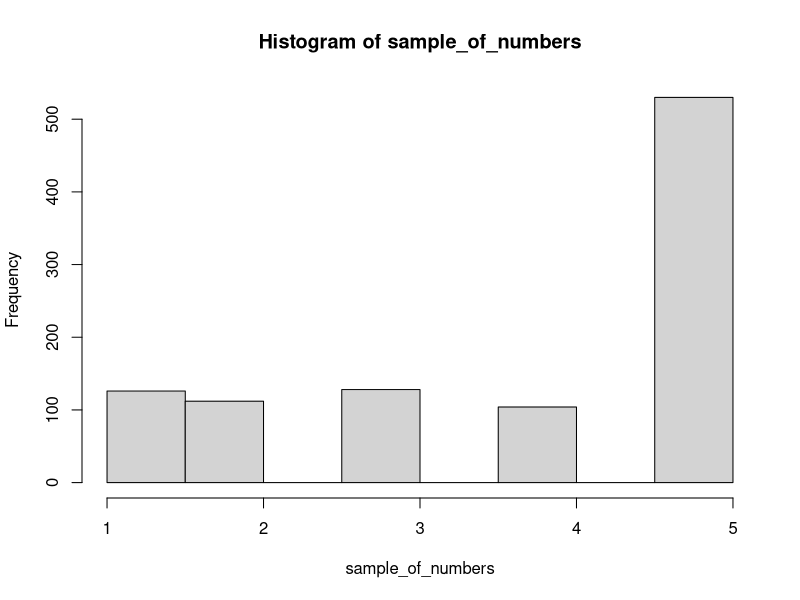
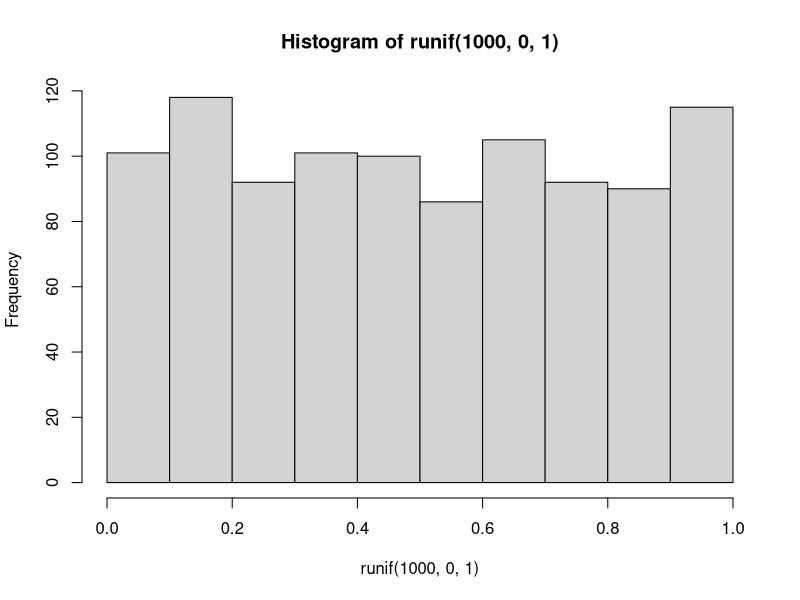
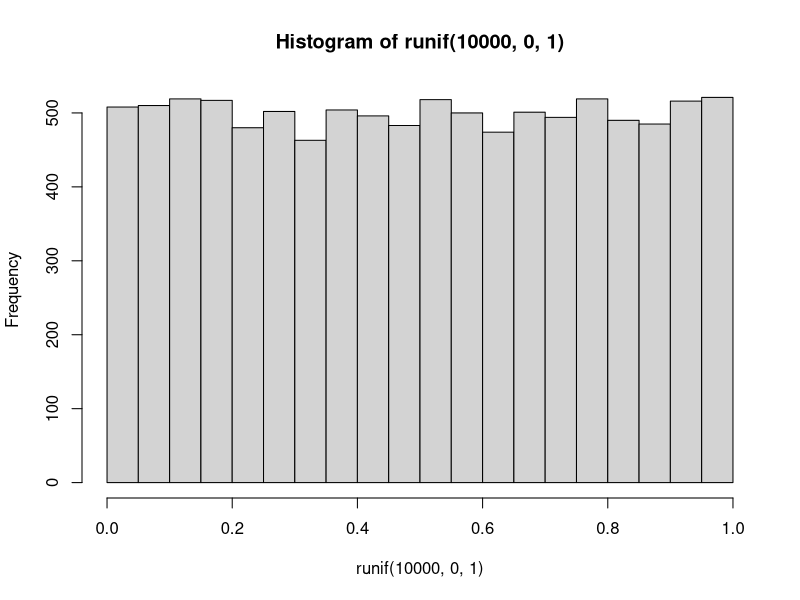
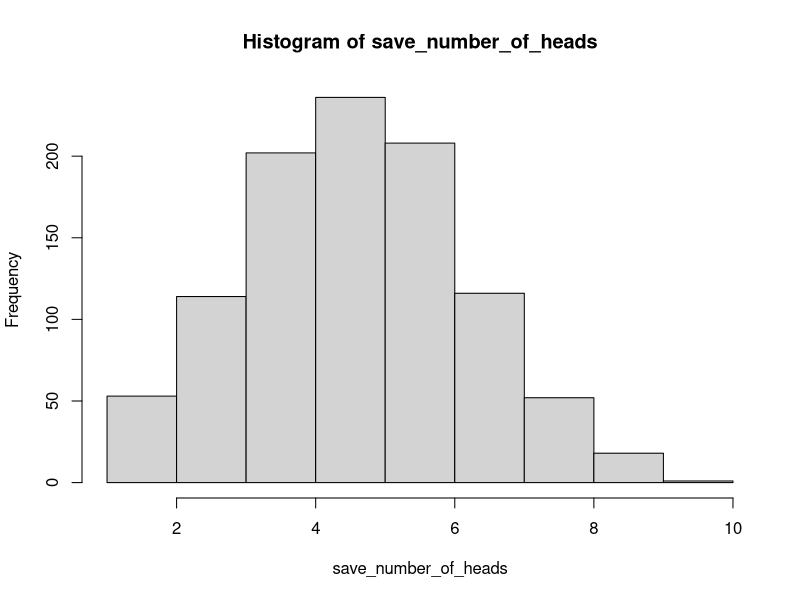
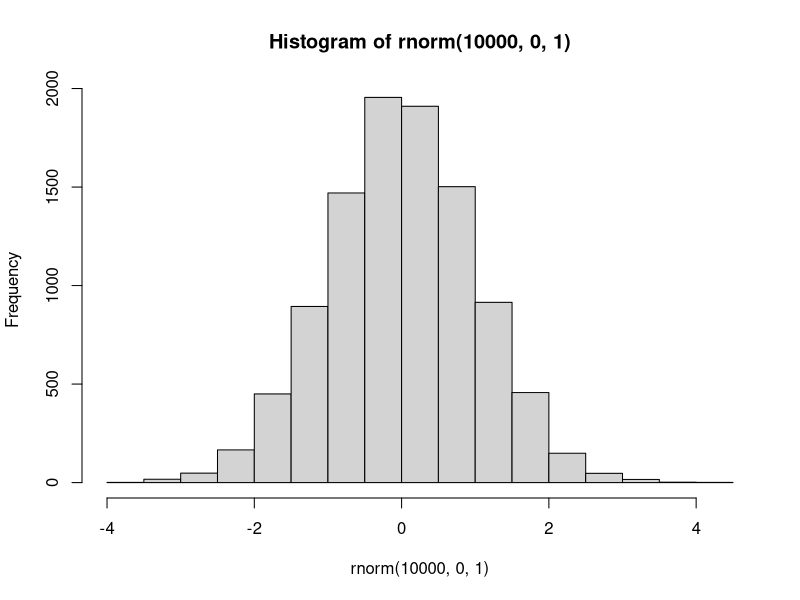
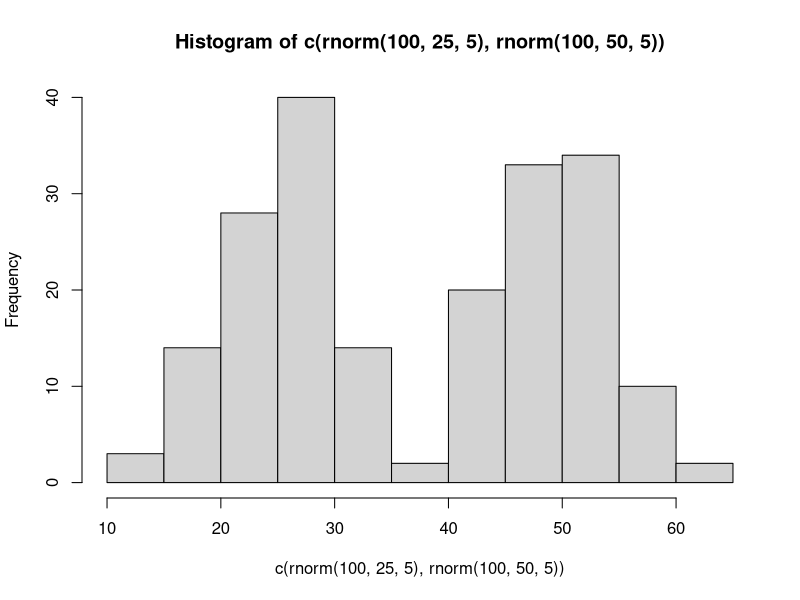
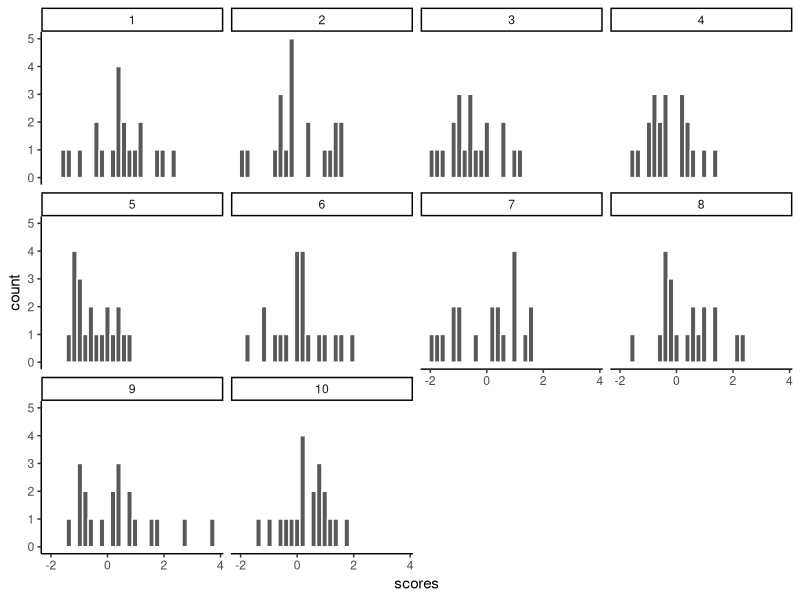
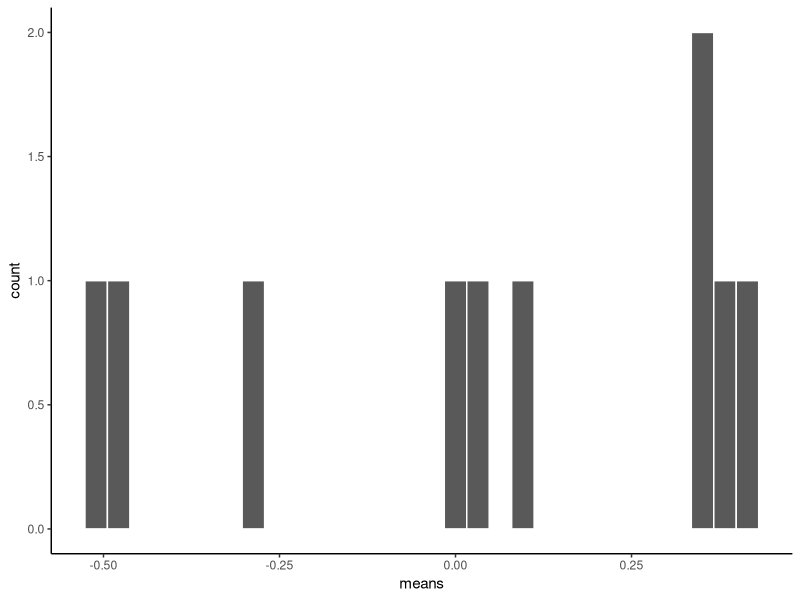

Write R code to recreate these figures, in order. (Note: this script raises an error after producing the figures.)
## ---- chunk 1
gumballs <- c("A","B")
sample_of_gumballs <-sample(gumballs, 10, replace=TRUE)
sample_of_gumballs
## ---- chunk 2
some_numbers <- c(1,2,3,4,5,5,5,5)
sample_of_numbers <-sample(some_numbers, 20, replace=TRUE)
sample_of_numbers
## ---- chunk 3
library(ggplot2)
some_numbers <- c(1,2,3,4,5,5,5,5)
sample_of_numbers <-sample(some_numbers, 1000, replace=TRUE)
hist(sample_of_numbers)

## ---- chunk 4
hist(runif(1000,0,1))
## ---- chunk 5
hist(runif(10000,0,1))
## ---- chunk 6
coin_flips <- rbinom(10,1,.5)
coin_flips

## ---- chunk 7
coin_flips <- rbinom(10,1,.5)
sum(coin_flips)
## ---- chunk 8
save_number_of_heads<-length(1000) # make an empty variable to save things in

for(i in 1:1000){
  save_number_of_heads[i] <- sum(rbinom(10,1,.5))
}

hist(save_number_of_heads)

## ---- chunk 9
hist(rnorm(10000,0,1))
## ---- chunk 10
hist( c( rnorm(100,25,5), rnorm(100,50,5)) )
## ---- chunk 11
scores <- rnorm(10*20,0,1)
samples <- rep(1:10,each=20)
my_df <- data.frame(samples,scores)
## ---- chunk 12
ggplot(my_df, aes(x=scores))+
  geom_histogram(color="white")+
  facet_wrap(~samples)+
  theme_classic()
## ---- chunk 13
library(dplyr)

sample_means <- my_df %>%
                group_by(samples) %>%
                summarise(means=mean(scores))

knitr::kable(sample_means)

## ---- chunk 14
 
 ggplot(sample_means, aes(x=means))+
  geom_histogram(color="white")+
  theme_classic()
 
## ---- chunk 15
mean(sample_means$means)
## ---- chunk 16
# get 1000 samples with 20 scores each

scores <- rnorm(1000*20,0,1)
samples <- rep(1:1000,each=20)
my_df <- data.frame(samples,scores)

# get the means of the samples

sample_means <- my_df %>%
                group_by(samples) %>%
                summarise(means=mean(scores))

# make a histogram

 ggplot(sample_means, aes(x=means))+
  geom_histogram(color="white")+
  theme_classic()


## ---- chunk 17
all_df<-data.frame()
for(i in 1:1000){
  sample<-rnorm(50,100,20)
  sample_mean<-mean(sample)
  sample_sd<-sd(sample)
  sample_max<-max(sample)
  sample_median<-median(sample)
  t_df<-data.frame(i,sample_mean,sample_sd,sample_max,sample_median)
  all_df<-rbind(all_df,t_df)
}

library(ggpubr)
a<-ggplot(all_df,aes(x=sample_mean))+
  geom_histogram(color="white")+
  theme_classic()
b<-ggplot(all_df,aes(x=sample_sd))+
  geom_histogram(color="white")+
  theme_classic()
c<-ggplot(all_df,aes(x=sample_max))+
  geom_histogram(color="white")+
  theme_classic()
d<-ggplot(all_df,aes(x=sample_median))+
  geom_histogram(color="white")+
  theme_classic()

ggarrange(a,b,c,d,
          ncol = 2, nrow = 2)

## ---- chunk 18
scores <- runif(100*1000,0,1)
samples <- rep(1:100,each=1000)
my_df <- data.frame(samples,scores)

ggplot(my_df[1:(10*1000),], aes(x=scores))+
  geom_histogram(color="white", bins=10)+
  facet_wrap(~samples)+
  theme_classic()+
  ylim(0,200)

## ---- chunk 19

sample_means <- my_df %>%
                group_by(samples) %>%
                summarise(means=mean(scores))

# make a histogram

 ggplot(sample_means, aes(x=means))+
  geom_histogram(color="white", bins=15)+
  theme_classic()


## ---- chunk 20
normal_dist <- dnorm(seq(-4,4,.1), 0, 1)
values <-seq(-4,4,.1)
normal_df <-data.frame(values,normal_dist)

ggplot(normal_df, aes(x=values,y=normal_dist))+
  geom_line()+
  theme_classic()


## ---- chunk 21
pnorm(0, mean = 0, sd= 1, lower.tail=FALSE)
## ---- chunk 22
pnorm(2, mean = 0, sd= 1, lower.tail=FALSE)
## ---- chunk 23
ps<-pnorm(c(-1,1), mean = 0, sd= 1, lower.tail=FALSE)
ps[1]-ps[2]
## ---- chunk 24
ps<-pnorm(c(1,2), mean = 0, sd= 1, lower.tail=FALSE)
ps[1]-ps[2]
## ---- chunk 25
ps<-pnorm(c(2,3), mean = 0, sd= 1, lower.tail=FALSE)
ps[1]-ps[2]
## ---- chunk 26
some_numbers <- rnorm(20,50,25)
## ---- chunk 27
my_mean <- mean(some_numbers)
my_sd <-sd(some_numbers)

print(my_mean)
print(my_sd)
## ---- chunk 28
differences<-some_numbers-my_mean
print(differences)
## ---- chunk 29
z_scores<-differences/my_sd
print(z_scores)
## ---- chunk 30
knitr::include_graphics('img/4.4.11.png')
## ---- chunk 31
knitr::include_graphics('img/4.4.12.png')
## ---- chunk 32
knitr::include_graphics('img/4.4.13.png')
## ---- chunk 33
knitr::include_graphics('img/4.4.14.png')
## ---- chunk 34
knitr::include_graphics('img/4.4.15.png')
## ---- chunk 35
knitr::include_graphics('img/4.4.15.png')
## ---- chunk 36
knitr::include_graphics('img/4.4.14.png')
## ---- chunk 37
knitr::include_graphics('img/4.4.16.png')
## ---- chunk 38
knitr::include_graphics('img/4.4.17.png')
## ---- chunk 39
knitr::include_graphics('img/4.4.18.png')
## ---- chunk 40
knitr::include_graphics('img/4.4.19.png')
## ---- chunk 41
knitr::include_graphics('img/ch4/sample.png')
## ---- chunk 42
knitr::include_graphics('img/ch4/4.2descftv_random.png')
## ---- chunk 43
knitr::include_graphics('img/ch4/4.2histogram_random.png')
## ---- chunk 44
knitr::include_graphics('img/ch4/morefives.png')
## ---- chunk 45
knitr::include_graphics('img/ch4/morefivesfreq.png')
## ---- chunk 46
knitr::include_graphics('img/ch4/morefiveshisto.png')
## ---- chunk 47
knitr::include_graphics('img/ch4/4.3randbetween_function.png')
## ---- chunk 48
knitr::include_graphics('img/ch4/4.3randinexcel.png')
## ---- chunk 49
knitr::include_graphics('img/ch4/4.3expvarraw.png')
## ---- chunk 50
knitr::include_graphics('img/ch4/4.3randrawhisto.png')
## ---- chunk 51
knitr::include_graphics('img/ch4/4.3randsampleprop.png')
## ---- chunk 52
knitr::include_graphics('img/ch4/4.3randsamplepropfor10000.png')
## ---- chunk 53
knitr::include_graphics('img/ch4/4.3randhistofor10000.png')
## ---- chunk 54
knitr::include_graphics('img/ch4/4.4coinflip1trial.png')
## ---- chunk 55
knitr::include_graphics('img/ch4/4.4coinflipmoretrials.png')
## ---- chunk 56
knitr::include_graphics('img/ch4/4.4expvarraw.png')
## ---- chunk 57
knitr::include_graphics('img/ch4/4.4binomdistr.png')
## ---- chunk 58
knitr::include_graphics('img/ch4/4.5normdistr.png')
## ---- chunk 59
knitr::include_graphics('img/ch4/4.5egiq.png')
## ---- chunk 60
knitr::include_graphics('img/ch4/4.5expvarraw.png')
## ---- chunk 61
knitr::include_graphics('img/ch4/4.5expvarrawdescr.png')
## ---- chunk 62
knitr::include_graphics('img/ch4/4.5normalhisto.png')
## ---- chunk 63
knitr::include_graphics('img/ch4/4.6samplemeans.png')
## ---- chunk 64
knitr::include_graphics('img/ch4/4.6expvarsamplemeansRAW.png')
## ---- chunk 65
knitr::include_graphics('img/ch4/4.6samplemeansdescriptives.png')
## ---- chunk 66
knitr::include_graphics('img/ch4/4.6samplemeanshisto.png')
## ---- chunk 67
knitr::include_graphics('img/ch4/4.6samplemeanshisto(moretrials).png')
## ---- chunk 68
knitr::include_graphics('img/ch4/4.6samplemeansdescriptives(more).png')
